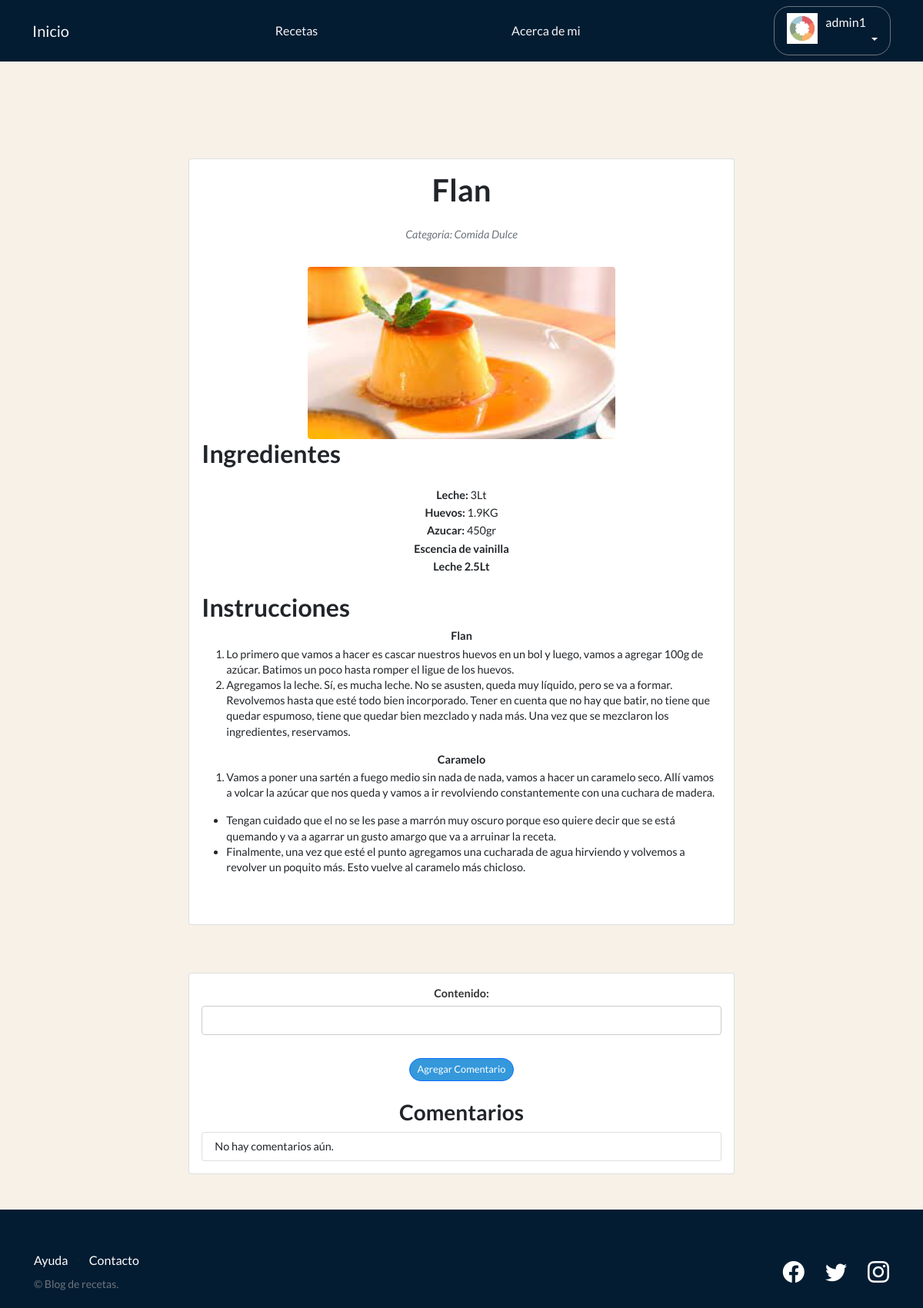
The page /detalle_receta/45/ (signed in) on the database its author committed.
### perfiles/models.py (models this page shows, shortened)
class Avatar(models.Model):
    user = models.OneToOneField(User, on_delete=models.CASCADE, null=True)
    imagen = models.ImageField(upload_to='avatares', null=True, blank=True)

### aplicacion/models.py (models this page shows, shortened)
class Receta(models.Model):
    titulo = models.CharField(max_length=200, null=True)
    subtitulo = models.CharField(max_length=200, null=True)
    categoria = models.ForeignKey(Categoria, on_delete=models.CASCADE)
    ingredientes = RichTextField()
    instrucciones = RichTextField()
    fecha_publicacion = models.DateTimeField(auto_now_add=True)
    imagen = models.ImageField(upload_to='images', default='images/receta_default.jpg')
    creador = models.ForeignKey(User, on_delete=models.SET_NULL, null=True)

class Categoria(models.Model):
    CATEGORIAS_CHOICES = (
        ('salada', 'Comida Salada'),
        ('dulce', 'Comida Dulce'),
        ('vegetariana', 'Comida Vegetariana'),
    )
    nombre = models.CharField(
        max_length=100,
        choices=CATEGORIAS_CHOICES,
        default='salada'
    )
    def __str__(self):
        return self.get_nombre_display()

### aplicacion/views.py (the view)
# urls.py: path('detalle_receta/<int:receta_id>/', detalle_receta, name='detalle_receta'),
def detalle_receta(request, receta_id):
    receta = Receta.objects.get(pk=receta_id)
    if request.method == 'POST':
        form = ComentarioForm(request.POST)
        if form.is_valid():
            nuevo_comentario = form.save(commit=False)
            nuevo_comentario.receta = receta
            nuevo_comentario.save()
            return redirect('detalle_receta', receta_id=receta.id)
    else:
        form = ComentarioForm()
    comentarios = receta.comentario_set.all()
    return render(request, 'detalle_receta.html', {'receta': receta, 'comentarios': comentarios, 'form': form})

### aplicacion/forms.py
class ComentarioForm(forms.ModelForm):
    class Meta:
        model = Comentario
        fields = ['contenido']
        widgets = {
            'contenido': CKEditorWidget(),
        }

### aplicacion/templates/detalle_receta.html (shortened to what this page needs)
{% extends 'base.html' %}
{% block contenido %}
            <div class="container mt-5">
                <div class="row justify-content-center">
                    <div class="col-lg-8">
                        <div class="card mt-4">
                            <div class="card-body text-center">
                                <h1 class="fw-bolder mb-4">{{ receta.titulo }}</h1>
                                <div class="text-muted fst-italic mb-2">Categoría: {{ receta.categoria }}</div>
                                <img class="img-fluid rounded mt-4" src="{{ receta.imagen.url }}" alt="Imagen de la receta" width="400" height="600">
                                <section class="mb-5 text-start">
                                    <h2 class="mb-4">Ingredientes</h2>
                                    {{ receta.ingredientes|safe }}
                                    <h2 class="mt-4">Instrucciones</h2>
                                    {{ receta.instrucciones|safe }}
                                </section>
                            </div>
                        </div>
                    </div>
                </div>
            </div>
                <div class="container mt-5">
                    <div class="row justify-content-center">
                        <div class="col-lg-8">
                            <div class="card mt-4">
                                <div class="card-body text-center">
                                    {% if user.is_authenticated %}
                                        <form method="post" action="{% url 'agregar_comentario' receta_id=receta.id %}">
                                            {{ form.as_p }}
                                            <button type="submit" class="btn btn-primary mt-3">Agregar Comentario</button>
                                        </form>
                                    {% else %}
                                        <p>Inicia sesión para dejar un comentario.</p>
                                    {% endif %}
                                    <h3 class="mt-4">Comentarios</h3>
                                    <ul class="list-group text-start">
                                        {% for comentario in comentarios %}
                                            <li class="list-group-item">
                                                <strong>{{ comentario.autor.username }}</strong> - {{ comentario.fecha_creacion }}
                                                <p>{{ comentario.contenido|safe }}</p>
                                                {% if request.user == comentario.autor %}
                                                    <form method="post" action="{% url 'eliminar_comentario' comentario.id %}">
                                                        {% csrf_token %}
                                                        <button type="submit" class="btn btn-sm btn-danger">Eliminar comentario</button>
                                                    </form>
                                                {% endif %}
                                            </li>
                                        {% empty %}
                                            <li class="list-group-item">No hay comentarios aún.</li>
                                        {% endfor %}
                                    </ul>
{% endblock contenido %}

### aplicacion/templates/base.html (shortened to what this page needs)
{% load static %}
<!DOCTYPE html>
<html lang="en">
    <head>
        <link href="https://cdn.jsdelivr.net/npm/bootstrap-icons@1.5.0/font/bootstrap-icons.css" rel="stylesheet" type="text/css" />
        <link href="{% static 'css/styles.css' %}" rel="stylesheet" />
        <link href="{% static 'css/estilos.css' %}" rel="stylesheet" />
    </head>
    <body>
        <nav class="navbar navbar-light bg-light static-top ">
            <div class="container">
                <a class="navbar-brand" href="{% url 'inicio' %}">Inicio</a>
                <a href="{% url 'ver_recetas' %}">Recetas</a>
                <a href="{% url 'about' %}">Acerca de mi</a>
                {% if user.is_authenticated %}
                <div class="dropdown">
                    <button class="btn btn-secondary dropdown-toggle" type="button" id="dropdownMenuButton1" data-bs-toggle="dropdown" aria-expanded="false">
                        <div style="display: inline-flex;">
                            <img src="{{user.avatar.imagen.url}}" style="max-width:40px;margin-right: 10px;">
                            <span>{{ user.username }}</span>
                        </div>
                    </button>
                </div>
                {% else %}
                <a class="btn btn-primary" href="{% url 'login' %}">Inicio sesión</a>
                <a class="btn btn-success" href="{% url 'registro' %}">Registro</a>
                {% endif %}
            </div>
        </nav>
        <section style="padding:4rem 3rem;">
            {% block contenido %}
            {% endblock contenido %}
        </section>
        <footer class="footer bg-light">
            <div class="container">
                <div class="row">
                    <div class="col-lg-6 h-100 text-center text-lg-start my-auto">
                        <ul class="list-inline mb-2">
                            <li class="list-inline-item"><a href="#!">Ayuda</a></li>
                            <li class="list-inline-item">⋅</li>
                            <li class="list-inline-item"><a href="#!">Contacto</a></li>
                        </ul>
                        <p class="text-muted small mb-4 mb-lg-0">&copy; Blog de recetas.</p>
                    </div>
                    <div class="col-lg-6 h-100 text-center text-lg-end my-auto">
                        <ul class="list-inline mb-0">
                            <li class="list-inline-item me-4">
                                <a href=""><i class="bi-facebook fs-3"></i></a>
                            </li>
                            <li class="list-inline-item me-4">
                                <a href=""><i class="bi-twitter fs-3"></i></a>
                            </li>
                            <li class="list-inline-item">
                                <a href=""><i class="bi-instagram fs-3"></i></a>
                            </li>
                        </ul>
                    </div>
                </div>
            </div>
        </footer>
    </body>
</html>

### static/css/estilos.css (style rules this page uses)
.row { display: flex; flex-wrap: wrap; margin: -10px; }
.card-body { font-size: 0.9rem; line-height: 1.4; }
.card-body .btn { padding: 0.3rem 0.6rem; font-size: 0.8rem; }
.card-body p { margin-bottom: 0.2rem; }
.btn { border-radius: 20px; padding: 8px 16px; transition: background-color 0.3s ease; }
.btn-primary { background-color: #3498db; color: #ffffff; }
.btn-secondary { border-radius: 20px; background-color: #041C32; color: #ffffff; transition: background-color 0.3s ease; }
html { position: relative; min-height: 100%; }
body { margin-bottom: 60px; padding-bottom: 60px; }
.footer { position: absolute; bottom: 0; width: 100%; height: 60px; background-color: #041C32 !important; }
.footer a { text-decoration: none; color: #ffffff; transition: color 0.3s ease; }
.navbar.bg-light { background-color: #041C32 !important; }
body { background-color: rgb(247, 241, 232) !important; }
.navbar .navbar-brand, .navbar a { color: #f5f5f5; text-decoration: none; transition: color 0.3s ease; }
label { font-weight: bold; color: #333; }
input[type="text"], textarea { width: 100%; padding: 8px; border: 1px solid #ccc; border-radius: 4px; box-sizing: border-box; margin-top: 6px; margin-bottom: 10px; resize: vertical; }

### rows shown on the page
Receta: titulo "Flan", categoria "Comida Dulce", imagen (picture), ingredientes "Leche: 3Lt Huevos: 1.9KG Azucar: 450gr Escencia de vainilla Leche 2.5Lt", instrucciones "Flan Lo primero que vamos a hacer es cascar nuestros huevos en un bol y luego, vamos a agregar 100g de azúcar. Batimos un poco hasta romper el ligue de los huevos. Agregamos la leche. Sí, es mucha leche. No se asusten, queda muy líquido, pero se va a formar. Revolvemos hasta que esté todo bien incorporado. Tener en cuenta que no hay que batir, no tiene que quedar espumoso, tiene que quedar bien mezclado y nada más. Una vez que se mezclaron los ingredientes, reservamos. Caramelo Vamos a poner una sartén a fuego medio sin nada de nada, vamos a hacer un caramelo seco. Allí vamos a volcar la azúcar que nos queda y vamos a ir revolviendo constantemente con una cuchara de madera. Tengan cuidado…"

### other values the page prints
{{ user.username }} "admin1"
